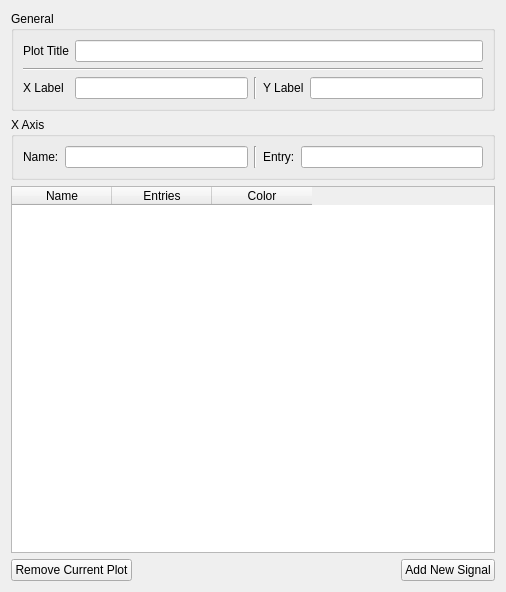
<?xml version="1.0" encoding="UTF-8"?>
<ui version="4.0">
 <class>Form</class>
 <widget class="QWidget" name="Form">
  <property name="geometry">
   <rect>
    <x>0</x>
    <y>0</y>
    <width>506</width>
    <height>592</height>
   </rect>
  </property>
  <property name="windowTitle">
   <string>Form</string>
  </property>
  <layout class="QVBoxLayout" name="verticalLayout_2">
   <item>
    <widget class="QGroupBox" name="groupBox_general">
     <property name="title">
      <string>General</string>
     </property>
     <layout class="QGridLayout" name="gridLayout">
      <item row="2" column="0">
       <widget class="QLabel" name="label_5">
        <property name="text">
         <string>X Label</string>
        </property>
       </widget>
      </item>
      <item row="1" column="0" colspan="5">
       <widget class="Line" name="line_2">
        <property name="orientation">
         <enum>Qt::Horizontal</enum>
        </property>
       </widget>
      </item>
      <item row="2" column="4">
       <widget class="QLineEdit" name="lineEdit_y_label"/>
      </item>
      <item row="2" column="3">
       <widget class="QLabel" name="label_11">
        <property name="text">
         <string>Y Label</string>
        </property>
       </widget>
      </item>
      <item row="0" column="1" colspan="4">
       <widget class="QLineEdit" name="lineEdit_plot_title"/>
      </item>
      <item row="2" column="1">
       <widget class="QLineEdit" name="lineEdit_x_label"/>
      </item>
      <item row="0" column="0">
       <widget class="QLabel" name="label_4">
        <property name="text">
         <string>Plot Title</string>
        </property>
       </widget>
      </item>
      <item row="2" column="2">
       <widget class="Line" name="line_3">
        <property name="orientation">
         <enum>Qt::Vertical</enum>
        </property>
       </widget>
      </item>
     </layout>
    </widget>
   </item>
   <item>
    <layout class="QVBoxLayout" name="verticalLayout">
     <item>
      <widget class="QGroupBox" name="groupBox_x_axis">
       <property name="title">
        <string>X Axis</string>
       </property>
       <layout class="QHBoxLayout" name="horizontalLayout">
        <item>
         <widget class="QLabel" name="label_6">
          <property name="text">
           <string>Name:</string>
          </property>
         </widget>
        </item>
        <item>
         <widget class="QLineEdit" name="lineEdit_x_name"/>
        </item>
        <item>
         <widget class="Line" name="line">
          <property name="orientation">
           <enum>Qt::Vertical</enum>
          </property>
         </widget>
        </item>
        <item>
         <widget class="QLabel" name="label_7">
          <property name="text">
           <string>Entry:</string>
          </property>
         </widget>
        </item>
        <item>
         <widget class="QLineEdit" name="lineEdit_x_entry"/>
        </item>
       </layout>
      </widget>
     </item>
     <item>
      <widget class="BECTable" name="tableWidget_y_signals">
       <column>
        <property name="text">
         <string>Name</string>
        </property>
       </column>
       <column>
        <property name="text">
         <string>Entries</string>
        </property>
       </column>
       <column>
        <property name="text">
         <string>Color</string>
        </property>
       </column>
      </widget>
     </item>
     <item>
      <layout class="QHBoxLayout" name="horizontalLayout_2">
       <item>
        <widget class="QPushButton" name="pushButton_remove_current_plot">
         <property name="text">
          <string>Remove Current Plot</string>
         </property>
        </widget>
       </item>
       <item>
        <spacer name="horizontalSpacer_3">
         <property name="orientation">
          <enum>Qt::Horizontal</enum>
         </property>
         <property name="sizeHint" stdset="0">
          <size>
           <width>40</width>
           <height>20</height>
          </size>
         </property>
        </spacer>
       </item>
       <item>
        <widget class="QPushButton" name="pushButton_y_new">
         <property name="text">
          <string>Add New Signal</string>
         </property>
        </widget>
       </item>
      </layout>
     </item>
    </layout>
   </item>
  </layout>
 </widget>
 <customwidgets>
  <customwidget>
   <class>BECTable</class>
   <extends>QTableWidget</extends>
   <header>bec_widgets.qt_utils.h</header>
  </customwidget>
 </customwidgets>
 <resources/>
 <connections/>
</ui>
